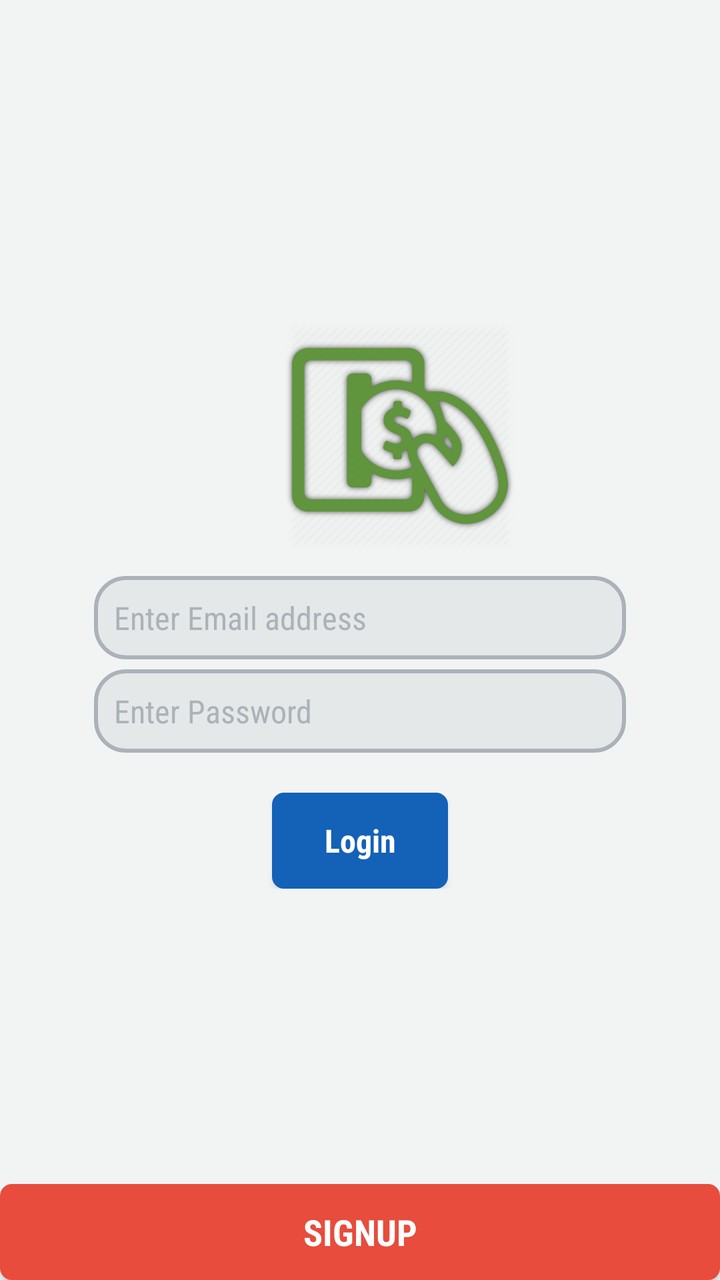
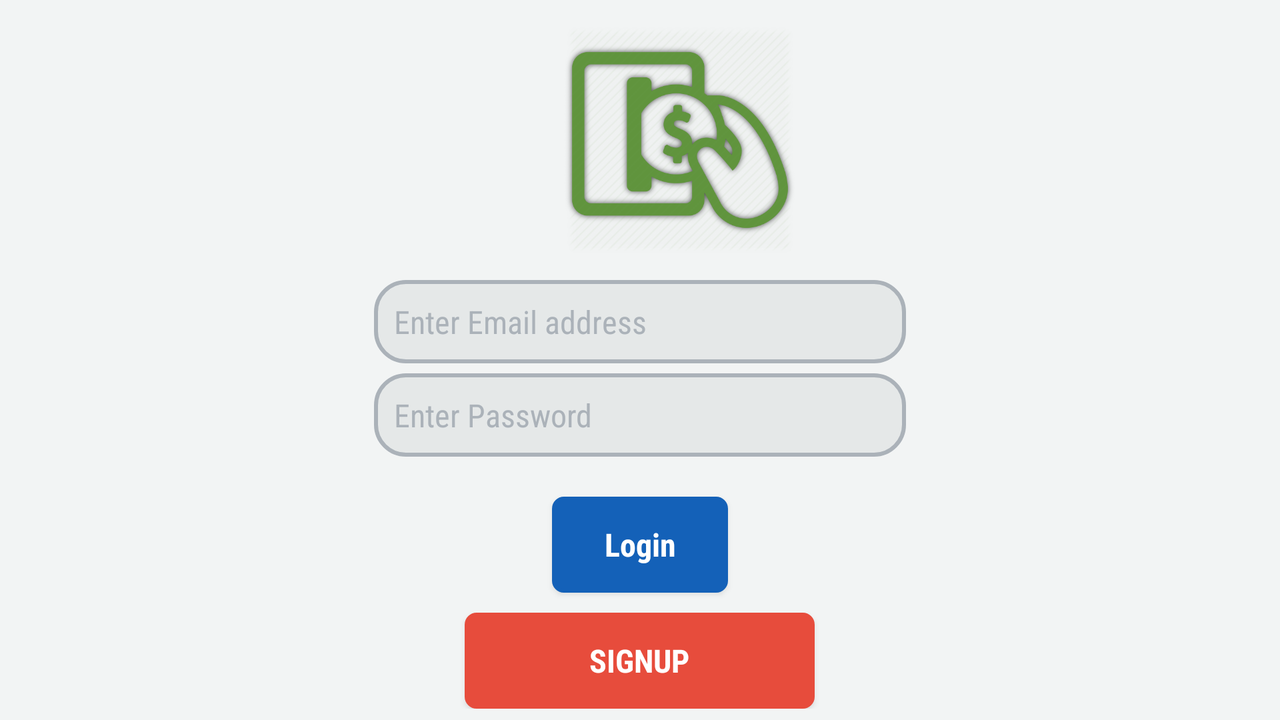

Two renders of one Android screen. The first uses the default layout on a phone; the second uses the alternative layout the repository ships for a different screen configuration, on a matching device. The two XML files are below.
<!-- AndroidManifest.xml: activity theme Theme.AppCompat.NoActionBar -->
<!-- res/layout/activity_login.xml -->
<?xml version="1.0" encoding="utf-8"?>
<android.support.constraint.ConstraintLayout xmlns:android="http://schemas.android.com/apk/res/android"
    xmlns:app="http://schemas.android.com/apk/res-auto"
    xmlns:tools="http://schemas.android.com/tools"
    android:layout_width="match_parent"
    android:layout_height="match_parent"
    android:orientation="vertical"
    android:background="@color/colorGray"
    tools:context="com.example.user.vendingmachine.LoginActivity">

    <LinearLayout
        android:id="@+id/mainView"
        android:layout_width="match_parent"
        android:layout_height="wrap_content"
        android:layout_gravity="center_horizontal"
        android:layout_marginBottom="8dp"
        android:layout_marginTop="8dp"
        android:gravity="center"
        android:orientation="vertical"
        app:layout_constraintBottom_toTopOf="@+id/btnSignup"
        app:layout_constraintTop_toTopOf="parent">

        <ImageView
            android:id="@+id/imageView"
            android:layout_width="120dp"
            android:layout_height="120dp"
            android:layout_marginBottom="10dp"
            android:layout_marginLeft="20dp"
            android:layout_marginTop="10dp"
            app:srcCompat="@drawable/pay_icon" />

        <EditText
            android:id="@+id/editEmail"
            android:layout_width="wrap_content"
            android:layout_height="wrap_content"
            android:background="@drawable/edit_text_field_design"
            android:ems="14"
            android:fontFamily="sans-serif-condensed"
            android:hint="Enter Email address"
            android:textColorHint="@color/colorGray2"
            android:inputType="textPersonName"
            android:padding="10dp"
            android:textColor="@color/colorBlack"
            android:textSize="16sp" />

        <EditText
            android:id="@+id/editUserPassword"
            android:layout_width="wrap_content"
            android:layout_height="wrap_content"
            android:layout_marginTop="5dp"
            android:background="@drawable/edit_text_field_design"
            android:ems="14"
            android:fontFamily="sans-serif-condensed"
            android:hint="Enter Password"
            android:textColorHint="@color/colorGray2"
            android:inputType="textPassword"
            android:padding="10dp"
            android:textColor="@color/colorBlack"
            android:textSize="16sp" />

        <Button
            android:id="@+id/btnLogin"
            android:layout_width="wrap_content"
            android:layout_height="wrap_content"
            android:layout_marginTop="20dp"
            android:layout_weight="1"
            android:text="Login"
            android:fontFamily="sans-serif-condensed"
            android:background="@drawable/for_login_button"
            android:textColor="@color/colorWhite"
            android:textSize="16sp"
            android:textStyle="bold"
            android:textAllCaps="false"/>

    </LinearLayout>

    <Button
        android:id="@+id/btnSignup"
        android:layout_width="match_parent"
        android:layout_height="wrap_content"
        android:layout_gravity="center"
        android:text="Signup"
        android:fontFamily="sans-serif-condensed"
        android:textColor="@color/colorWhite"
        android:textSize="18sp"
        android:textStyle="bold"
        android:background="@drawable/for_signup_button"
        app:layout_constraintBottom_toBottomOf="parent"/>

</android.support.constraint.ConstraintLayout>
<!-- resources referenced by this layout -->
<resources>
  <color name="colorBlack">#2C3E50</color>
  <color name="colorGray">#F2F4F4</color>
  <color name="colorGray2">#ABB2B9</color>
  <color name="colorWhite">#FFFFFF</color>
  <!-- drawable edit_text_field_design (drawable) -->
  <?xml version="1.0" encoding="utf-8"?>
  <shape xmlns:android="http://schemas.android.com/apk/res/android" >
  
      <stroke
          android:width="2dp"
          android:color="@color/colorGray2" />
  
      <solid android:color="@color/colorGray1" />
  
      <corners
          android:topLeftRadius="15dp"
          android:topRightRadius="15dp"
          android:bottomRightRadius="15dp"
          android:bottomLeftRadius="15dp"/>
  </shape>
  <!-- drawable for_login_button (drawable) -->
  <?xml version="1.0" encoding="utf-8"?>
  <shape xmlns:android="http://schemas.android.com/apk/res/android" >
  
      <stroke
          android:width="2dp"
          android:color="@color/colorBlue" />
  
      <solid android:color="@color/colorBlue" />
  
      <corners
          android:topLeftRadius="5dp"
          android:topRightRadius="5dp"
          android:bottomLeftRadius="5dp"
          android:bottomRightRadius="5dp"/>
  </shape>
  <!-- drawable for_signup_button (drawable) -->
  <?xml version="1.0" encoding="utf-8"?>
  <shape xmlns:android="http://schemas.android.com/apk/res/android" >
  
      <stroke
          android:width="2dp"
          android:color="@color/colorRed" />
  
      <solid android:color="@color/colorRed" />
  
      <corners
          android:topLeftRadius="5dp"
          android:topRightRadius="5dp"
          android:bottomLeftRadius="5dp"
          android:bottomRightRadius="5dp"/>
  </shape>
  <!-- drawable pay_icon: png bitmap (drawable, 135744 bytes) -->
  <color name="colorGray1">#E5E8E8</color>
  <color name="colorBlue">#1461B8</color>
  <color name="colorRed">#E74C3C</color>
</resources>
<!-- res/layout-land/activity_login.xml (the repository's variant of the layout above) -->
<!-- drawn on the phone turned sideways -->
<?xml version="1.0" encoding="utf-8"?>
<android.widget.LinearLayout xmlns:android="http://schemas.android.com/apk/res/android"
    xmlns:app="http://schemas.android.com/apk/res-auto"
    xmlns:tools="http://schemas.android.com/tools"
    android:layout_width="match_parent"
    android:layout_height="match_parent"
    android:orientation="vertical"
    android:background="@color/colorGray"
    tools:context="com.example.user.vendingmachine.LoginActivity">

    <ScrollView
        android:layout_width="match_parent"
        android:layout_height="wrap_content">

        <LinearLayout
            android:layout_width="match_parent"
            android:layout_height="wrap_content"
            android:layout_gravity="center_horizontal"
            android:gravity="center"
            android:orientation="vertical">

            <ImageView
                android:id="@+id/imageView"
                android:layout_width="120dp"
                android:layout_height="120dp"
                android:layout_marginBottom="10dp"
                android:layout_marginLeft="20dp"
                android:layout_marginTop="10dp"
                app:srcCompat="@drawable/pay_icon" />

            <EditText
                android:id="@+id/editEmail"
                android:layout_width="wrap_content"
                android:layout_height="wrap_content"
                android:background="@drawable/edit_text_field_design"
                android:ems="14"
                android:fontFamily="sans-serif-condensed"
                android:hint="Enter Email address"
                android:textColorHint="@color/colorGray2"
                android:inputType="textPersonName"
                android:padding="10dp"
                android:textColor="@color/colorBlack"
                android:textCursorDrawable="@null"
                android:textSize="16sp" />

            <EditText
                android:id="@+id/editUserPassword"
                android:layout_width="wrap_content"
                android:layout_height="wrap_content"
                android:layout_marginTop="5dp"
                android:background="@drawable/edit_text_field_design"
                android:ems="14"
                android:fontFamily="sans-serif-condensed"
                android:hint="Enter Password"
                android:textColorHint="@color/colorGray2"
                android:inputType="textPassword"
                android:padding="10dp"
                android:textColor="@color/colorBlack"
                android:textCursorDrawable="@null"
                android:textSize="16sp" />

            <Button
                android:id="@+id/btnLogin"
                android:layout_width="wrap_content"
                android:layout_height="wrap_content"
                android:layout_marginTop="20dp"
                android:layout_weight="1"
                android:text="Login"
                android:fontFamily="sans-serif-condensed"
                android:background="@drawable/for_login_button"
                android:textColor="@color/colorWhite"
                android:textSize="16sp"
                android:textStyle="bold"
                android:textAllCaps="false"/>

            <Button
                android:id="@+id/btnSignup"
                android:layout_width="175dp"
                android:layout_height="wrap_content"
                android:layout_weight="1"
                android:text="Signup"
                android:layout_marginTop="10dp"
                android:fontFamily="sans-serif-condensed"
                android:textColor="@color/colorWhite"
                android:background="@drawable/for_signup_button"
                android:textSize="16sp"
                android:textStyle="bold" />

        </LinearLayout>

    </ScrollView>

</android.widget.LinearLayout>
